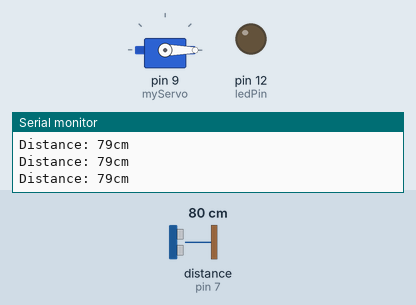
Recording of a sketch running on a simulated Arduino Uno, built with avr-gcc and run on an emulated ATmega328P. On the bench: servo, output pins drawn as LEDs (lit = HIGH), the last lines printed to the serial monitor. Wiring (inferred from the names in the program): ultrasonic range finder: trigger pin 6; echo pin 7. The test bench sets the inputs (shaded band); at power-on: distance to the obstacle (sensor on pin 7) 80 cm. The echo pulse lasts 58.3 µs per cm; pins used as bus, display or sensor lines are not drawn.

Above: at 1.3 s.
1.4 s: distance to the obstacle (sensor on pin 7) set to 2 cm
At 2.7 s:
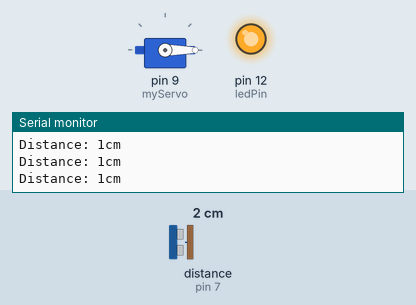
3.0 s: distance to the obstacle (sensor on pin 7) set to 120 cm
At 4.2 s:
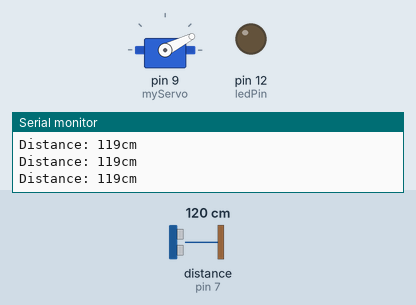
4.5 s: distance to the obstacle (sensor on pin 7) set to 60 cm
At 5.0 s:
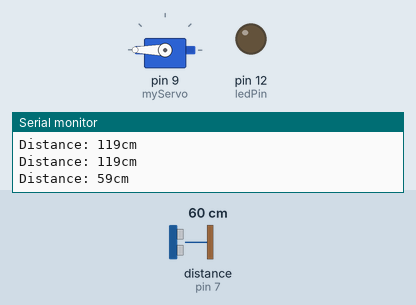
6.0 s: distance to the obstacle (sensor on pin 7) set to 9 cm
At 6.6 s:
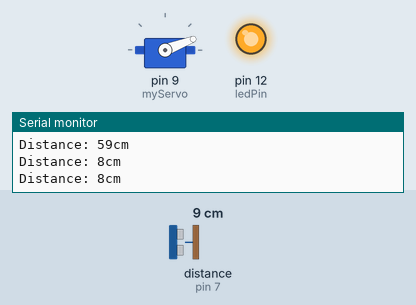
7.5 s: distance to the obstacle (sensor on pin 7) set to 18 cm
At 7.9 s:
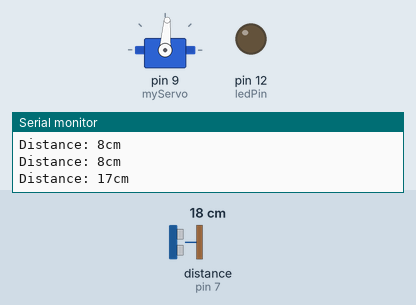
9.0 s: distance to the obstacle (sensor on pin 7) set to 35 cm
At 10.5 s:
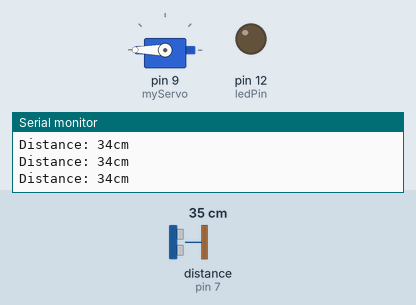
Timing chart, 0 to 11.5 s (numbered marks = the images above; inputs shaded):
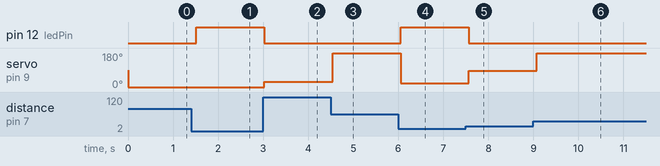

The sketch:

AurdinoProject_dec21a.ino
```cpp
#include <Servo.h>

Servo myServo;

const int trigPin = 6;
const int echoPin = 7;
const int ledPin = 12;


void setup() {
  Serial.begin(9600);
  myServo.attach(9);
  pinMode(trigPin, OUTPUT);
  pinMode(echoPin, INPUT);
  pinMode(ledPin, OUTPUT);

}

void loop() {
  long duration, distance;

  digitalWrite(trigPin, LOW);
  delayMicroseconds(2);
  digitalWrite(trigPin, HIGH);
  delayMicroseconds(10);
  digitalWrite(trigPin, LOW);

  duration = pulseIn(echoPin, HIGH);

  distance = (duration / 2) / 29.1;

  Serial.print("Distance: ");
  Serial.print(distance);
  Serial.println("cm");

  if (distance < 10){
    digitalWrite(ledPin, HIGH);
  }else {
    digitalWrite(ledPin, LOW);
  }

  int angle = map(distance, 5, 30, 0, 180);

  myServo.write(angle);

  delay(500);

}
```

Measured:
- after the input at 1.4 s, pin 12 (ledPin): LOW → HIGH after 0.12 s
- after the input at 3.0 s, pin 12 (ledPin): HIGH → LOW at once; servo on pin 9 (myServo): 0° → 27° at once
- after the input at 4.5 s, servo on pin 9 (myServo): 27° → 180° after 0.05 s
- after the input at 6.0 s, pin 12 (ledPin): LOW → HIGH after 0.06 s; servo on pin 9 (myServo): 180° → 21° after 0.06 s
- after the input at 7.5 s, pin 12 (ledPin): HIGH → LOW after 0.06 s; servo on pin 9 (myServo): 21° → 86° after 0.06 s
- after the input at 9.0 s, servo on pin 9 (myServo): 86° → 180° after 0.07 s
